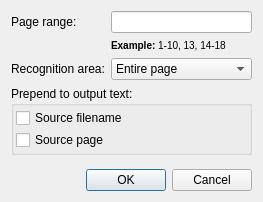
<?xml version="1.0" encoding="UTF-8"?>
<ui version="4.0">
 <class>PageRangeDialog</class>
 <widget class="QDialog" name="PageRangeDialog">
  <property name="geometry">
   <rect>
    <x>0</x>
    <y>0</y>
    <width>263</width>
    <height>202</height>
   </rect>
  </property>
  <property name="windowTitle">
   <string>Page Range</string>
  </property>
  <layout class="QGridLayout" name="gridLayout">
   <item row="0" column="0">
    <widget class="QLabel" name="labelPageRange">
     <property name="text">
      <string>Page range:</string>
     </property>
    </widget>
   </item>
   <item row="0" column="1">
    <widget class="QLineEdit" name="lineEditPageRange"/>
   </item>
   <item row="1" column="1">
    <widget class="QLabel" name="labelPageRangeExample">
     <property name="text">
      <string>&lt;small&gt;&lt;b&gt;Example:&lt;/b&gt; 1-10, 13, 14-18&lt;/small&gt;</string>
     </property>
    </widget>
   </item>
   <item row="2" column="0">
    <widget class="QLabel" name="labelRecognitionArea">
     <property name="text">
      <string>Recognition area:</string>
     </property>
    </widget>
   </item>
   <item row="2" column="1">
    <widget class="QComboBox" name="comboBoxRecognitionArea">
     <item>
      <property name="text">
       <string>Entire page</string>
      </property>
     </item>
     <item>
      <property name="text">
       <string>Autodetect</string>
      </property>
     </item>
    </widget>
   </item>
   <item row="5" column="0" colspan="2">
    <widget class="QDialogButtonBox" name="buttonBox">
     <property name="orientation">
      <enum>Qt::Horizontal</enum>
     </property>
     <property name="standardButtons">
      <set>QDialogButtonBox::Cancel|QDialogButtonBox::Ok</set>
     </property>
    </widget>
   </item>
   <item row="4" column="0" colspan="2">
    <spacer name="verticalSpacer">
     <property name="orientation">
      <enum>Qt::Vertical</enum>
     </property>
     <property name="sizeHint" stdset="0">
      <size>
       <width>20</width>
       <height>40</height>
      </size>
     </property>
    </spacer>
   </item>
   <item row="3" column="0" colspan="2">
    <widget class="QGroupBox" name="groupBoxPrepend">
     <property name="title">
      <string>Prepend to output text:</string>
     </property>
     <layout class="QVBoxLayout" name="verticalLayout">
      <property name="spacing">
       <number>2</number>
      </property>
      <property name="leftMargin">
       <number>2</number>
      </property>
      <property name="topMargin">
       <number>2</number>
      </property>
      <property name="rightMargin">
       <number>2</number>
      </property>
      <property name="bottomMargin">
       <number>2</number>
      </property>
      <item>
       <widget class="QCheckBox" name="checkBoxPrependFilename">
        <property name="text">
         <string>Source filename</string>
        </property>
       </widget>
      </item>
      <item>
       <widget class="QCheckBox" name="checkBoxPrependPage">
        <property name="text">
         <string>Source page</string>
        </property>
       </widget>
      </item>
     </layout>
    </widget>
   </item>
  </layout>
 </widget>
 <resources/>
 <connections>
  <connection>
   <sender>buttonBox</sender>
   <signal>accepted()</signal>
   <receiver>PageRangeDialog</receiver>
   <slot>accept()</slot>
   <hints>
    <hint type="sourcelabel">
     <x>248</x>
     <y>254</y>
    </hint>
    <hint type="destinationlabel">
     <x>157</x>
     <y>274</y>
    </hint>
   </hints>
  </connection>
  <connection>
   <sender>buttonBox</sender>
   <signal>rejected()</signal>
   <receiver>PageRangeDialog</receiver>
   <slot>reject()</slot>
   <hints>
    <hint type="sourcelabel">
     <x>316</x>
     <y>260</y>
    </hint>
    <hint type="destinationlabel">
     <x>286</x>
     <y>274</y>
    </hint>
   </hints>
  </connection>
 </connections>
</ui>
